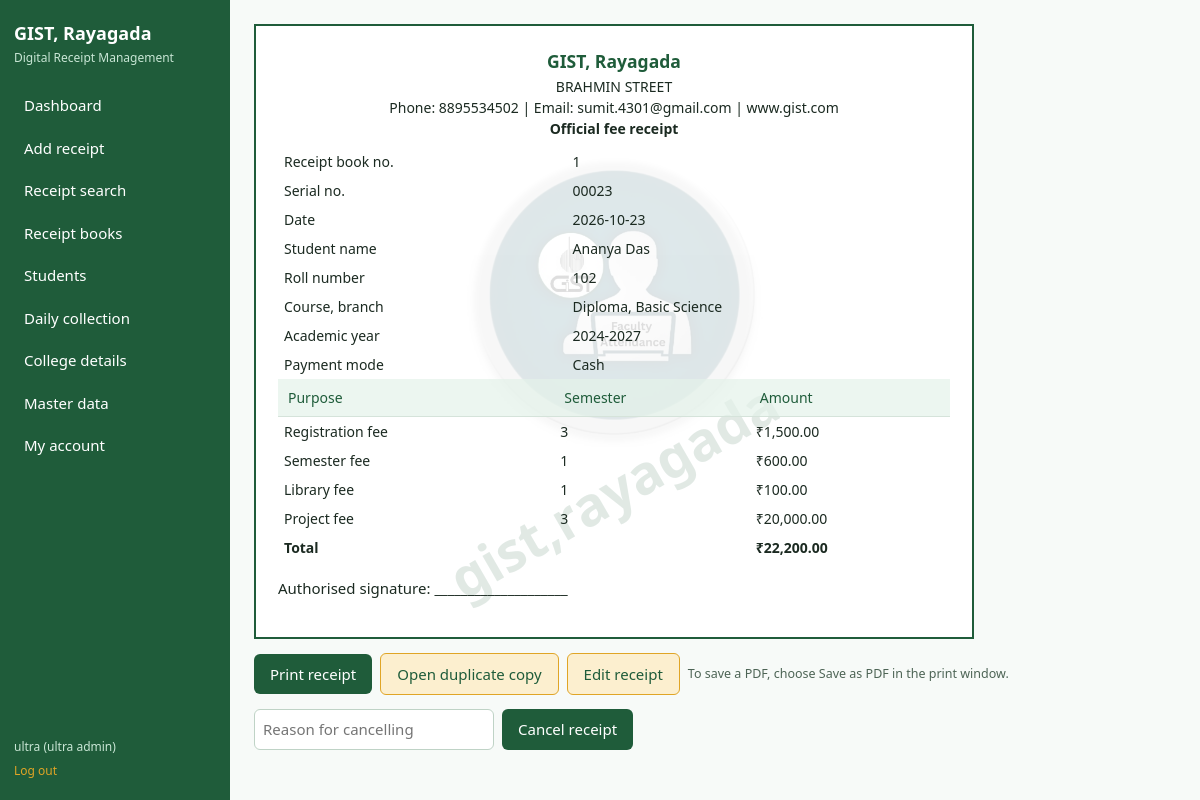
Page /receipts/2 (signed in) on the committed database.
### tables this page shows
CREATE TABLE settings(key TEXT PRIMARY KEY, value TEXT);

CREATE TABLE users(id INTEGER PRIMARY KEY, username TEXT UNIQUE NOT NULL, password_hash TEXT NOT NULL, email TEXT, role TEXT NOT NULL CHECK(role IN ('superadmin','admin','accountant','staff','principal')), active INTEGER NOT NULL DEFAULT 1);

CREATE TABLE receipt_books(id INTEGER PRIMARY KEY, book_no TEXT UNIQUE NOT NULL, serial_from INTEGER NOT NULL, serial_to INTEGER NOT NULL, assigned_to TEXT, issue_date TEXT, status TEXT NOT NULL DEFAULT 'In use');

CREATE TABLE receipts(id INTEGER PRIMARY KEY, book_id INTEGER NOT NULL REFERENCES receipt_books(id), serial_no INTEGER NOT NULL, student_id INTEGER NOT NULL REFERENCES students(id), receipt_date TEXT NOT NULL, entry_ts TEXT NOT NULL, amount REAL NOT NULL CHECK(amount>0), pay_mode TEXT NOT NULL, txn_ref TEXT, remarks TEXT, status TEXT NOT NULL DEFAULT 'Issued', cancel_reason TEXT, entered_by INTEGER NOT NULL REFERENCES users(id), UNIQUE(book_id, serial_no));

CREATE TABLE students(id INTEGER PRIMARY KEY, roll_no TEXT UNIQUE NOT NULL, name TEXT NOT NULL, course TEXT, branch TEXT, acad_session TEXT);

CREATE TABLE receipt_items(id INTEGER PRIMARY KEY, receipt_id INTEGER NOT NULL REFERENCES receipts(id) ON DELETE CASCADE, category_id INTEGER NOT NULL REFERENCES fee_categories(id), semester TEXT, amount REAL NOT NULL CHECK(amount>0));

CREATE TABLE fee_categories(id INTEGER PRIMARY KEY, name TEXT UNIQUE NOT NULL);

### app.py (the view)
@app.route("/receipts/<int:rid>")
@access()
def receipt_view(rid):
    c = db()
    r = c.execute(BASE_SQL + " WHERE r.id=?", (rid,)).fetchone() or abort(404)
    items = c.execute("SELECT k.name, i.semester, i.amount FROM receipt_items i JOIN fee_categories k ON k.id=i.category_id "
                      "WHERE i.receipt_id=? ORDER BY i.id", (rid,)).fetchall()
    return render_template("receipt_view.html", r=r, items=items, copy=request.args.get("copy"))

### app.py (called while the page is built)
def db():
    if "db" not in g:
        g.db = sqlite3.connect(DB)
        g.db.row_factory = sqlite3.Row
        g.db.execute("PRAGMA foreign_keys=ON")
    return g.db

def access(*roles):
    def deco(f):
        @wraps(f)
        def wrapper(*a, **k):
            if "uid" not in session:
                return redirect(url_for("login"))
            if roles and session["role"] != "superadmin" and session["role"] not in roles:
                abort(403)
            return f(*a, **k)
        return wrapper
    return deco

@app.context_processor
def inject():
    c = db()
    return dict(college={r["key"]: r["value"] for r in c.execute("SELECT * FROM settings")},
                qrs=c.execute("SELECT * FROM qr_codes ORDER BY id").fetchall())

### templates/receipt_view.html (shortened to what this page needs)
{% extends "base.html" %}{% block title %}Receipt {{ r.serial_no|serial }}{% endblock %}{% block ph %}{% endblock %}{% block body %}
<div class="slip">{% if college.get('wm_text') or college.get('wm_image') %}<div class="wm">{% if college.get('wm_image') %}<img src="{{ url_for('static', filename='uploads/' + college.wm_image) }}" alt="">{% endif %}{% if college.get('wm_text') %}<span>{{ college.wm_text }}</span>{% endif %}</div>{% endif %}
<h3>{{ college.get('name') or 'GIST, Rayagada' }}</h3>
<div class="subhead">{% if college.get('address') %}<div>{{ college.address }}</div>{% endif %}
{% set contact = [] %}{% if college.get('phone') %}{% set _ = contact.append('Phone: ' ~ college.phone) %}{% endif %}{% if college.get('email') %}{% set _ = contact.append('Email: ' ~ college.email) %}{% endif %}{% if college.get('website') %}{% set _ = contact.append(college.website) %}{% endif %}
{% if contact %}<div>{{ contact|join('  |  ') }}</div>{% endif %}
<strong>Official fee receipt</strong></div>
<table>
<tr><td>Receipt book no.</td><td>{{ r.book_no }}</td></tr><tr><td>Serial no.</td><td>{{ r.serial_no|serial }}</td></tr>
<tr><td>Date</td><td>{{ r.receipt_date }}</td></tr><tr><td>Student name</td><td>{{ r.name }}</td></tr>
<tr><td>Roll number</td><td>{{ r.roll_no }}</td></tr><tr><td>Course, branch</td><td>{{ r.course }}, {{ r.branch }}</td></tr>
<tr><td>Academic year</td><td>{{ r.acad_session }}</td></tr>
<tr><td>Payment mode</td><td>{{ r.pay_mode }}{% if r.txn_ref %} ({{ r.txn_ref }}){% endif %}</td></tr></table>
<table><tr><th>Purpose</th><th>Semester</th><th>Amount</th></tr>{% for i in items %}<tr><td>{{ i.name }}</td><td>{{ i.semester or '-' }}</td><td>{{ i.amount|inr }}</td></tr>{% endfor %}
<tr><td colspan="2"><strong>Total</strong></td><td><strong>{{ r.amount|inr }}</strong></td></tr></table>
<p class="sig">Authorised signature: ____________________</p></div>
<div class="bar noprint"><button onclick="window.print()">Print receipt</button>
<a class="btn alt" href="{{ url_for('receipt_view', rid=r.id, copy=1) }}">Open duplicate copy</a>
{% if session.role == 'superadmin' %}<a class="btn alt" href="{{ url_for('receipt_save', rid=r.id) }}">Edit receipt</a>{% endif %}
<small>To save a PDF, choose Save as PDF in the print window.</small></div>
{% if r.status == 'Cancelled' %}<p class="noprint">Cancelled: {{ r.cancel_reason }}</p>
{% elif has('admin','accountant') %}<form method="post" action="{{ url_for('receipt_cancel', rid=r.id) }}" class="bar noprint"><input name="reason" placeholder="Reason for cancelling" required><button class="danger">Cancel receipt</button></form>{% endif %}
{% endblock %}

### templates/base.html (shortened to what this page needs)
<!doctype html><html lang="en"><head><meta charset="utf-8"><meta name="viewport" content="width=device-width,initial-scale=1">
<title>{% block title %}Dashboard{% endblock %} | Receipts</title><link rel="stylesheet" href="{{ url_for('static', filename='style.css') }}">
</head><body>
{% if session.uid %}
<aside class="side"><h1>{{ college.get('name') or 'GIST, Rayagada' }}</h1><p>Digital Receipt Management</p>
<nav>
<a href="{{ url_for('dashboard') }}">Dashboard</a>
{% if session.role != 'principal' %}<a href="{{ url_for('receipt_save') }}">Add receipt</a>{% endif %}
<a href="{{ url_for('search') }}">Receipt search</a>
{% if has('admin','accountant') %}<a href="{{ url_for('books') }}">Receipt books</a>{% endif %}
{% if session.role != 'principal' %}<a href="{{ url_for('students') }}">Students</a>{% endif %}
<a href="{{ url_for('daily') }}">Daily collection</a>
{% if has('admin') %}<a href="{{ url_for('college_page') }}">College details</a>{% endif %}
{% if has() %}<a href="{{ url_for('master') }}">Master data</a>{% endif %}
<a href="{{ url_for('account') }}">My account</a>
</nav><div class="who">{{ session.user }} ({{ 'ultra admin' if session.role == 'superadmin' else session.role }})<a href="{{ url_for('logout') }}">Log out</a></div></aside>
{% endif %}
<main>
{% block body %}{% endblock %}
</main><script src="{{ url_for('static', filename='app.js') }}"></script></body></html>

### static/style.css (style rules this page uses)
:root { --forest:#1F5C3A;--forest-d:#174a2e;--mint:#E4F3EA;--mint-d:#C9E6D5;--amber-l:#FCEFCF;--amber:#E0A526;--bg:#F7FAF8;--ink:#1B2A21;--red:#B3402F;--line:#D5E3DA }
* { box-sizing:border-box }
body { margin:0;display:flex;min-height:100vh;background:var(--bg);color:var(--ink);font:15px/1.5 "Segoe UI",system-ui,sans-serif }
.side { width:230px;background:var(--forest);color:#fff;padding:20px 14px;display:flex;flex-direction:column;flex-shrink:0 }
.side h1 { font-size:18px;margin:0 }
.side p { margin:2px 0 18px;font-size:12px;color:var(--mint-d) }
.side nav { display:flex;flex-direction:column;gap:2px;flex:1 }
.side a { color:#fff;text-decoration:none;padding:9px 10px;border-radius:6px }
.who { font-size:12px;color:var(--mint-d) }
.who a { display:block;padding:6px 0 0;color:var(--amber) }
main { flex:1;padding:24px;max-width:1100px;min-width:0 }
input,select,textarea { padding:8px;border:1px solid #BFD3C6;border-radius:6px;font:inherit;background:#fff }
button,.btn { background:var(--forest);color:#fff;border:0;border-radius:6px;padding:9px 16px;font:inherit;cursor:pointer;text-decoration:none;display:inline-block }
.btn.alt { background:var(--amber-l);color:var(--forest);border:1px solid var(--amber) }
table { width:100%;border-collapse:collapse;background:#fff;border:1px solid var(--line) }
th { background:var(--forest);color:#fff;text-align:left;font-weight:500 }
th,td { padding:8px 10px;border-bottom:1px solid var(--line);font-size:14px }
.slip { max-width:720px;border:2px solid var(--forest);padding:22px;background:#fff }
.slip h3 { text-align:center;margin:0;color:var(--forest) }
.slip table { border:0 }
.slip td { border:0;padding:4px 6px }
.bar { display:flex;gap:8px;margin:14px 0;flex-wrap:wrap;align-items:center }
small { color:#4d6455 }
.slip th { background:var(--mint);color:var(--forest) }
h3 { color:var(--forest) }
.slip { position:relative;overflow:hidden }
.slip>* { position:relative;z-index:1 }
.slip>.wm { position:absolute;inset:0;z-index:0;display:flex;flex-direction:column;align-items:center;justify-content:center;gap:14px;pointer-events:none;opacity:.13 }
.wm img { max-width:60%;max-height:50% }
.wm span { font-size:54px;font-weight:700;color:var(--forest);transform:rotate(-30deg);text-align:center;line-height:1.1;max-width:90% }
.slip table { background:transparent }
.slip th { background:rgba(228,243,234,.7) }
.subhead { text-align:center;margin:2px 0 8px;font-size:14px }

### rows in the picture
settings: value "GIST, Rayagada"
users: user "ultra"
settings: value (picture)
settings: wm_text "gist,rayagada"
settings: address "BRAHMIN STREET"
receipt_books: book_no "1"
receipts: serial_no|serial "00023", receipt_date "2026-10-23", pay_mode "Cash", amount|inr "₹22,200.00"
students: name "Ananya Das", roll_no "102", course "Diploma", branch "Basic Science", acad_session "2024-2027"
receipt_items: name "Registration fee", semester "3", amount|inr "₹1,500.00"
receipt_items: name "Semester fee", semester "1", amount|inr "₹600.00"
receipt_items: name "Library fee", semester "1", amount|inr "₹100.00"
receipt_items: name "Project fee", semester "3", amount|inr "₹20,000.00"

### other values in the picture
{{ 'ultra admin' if session.role == 'superadmin' else session.role }} "ultra admin"
{{ contact|join('  |  ') }} "Phone: 8895534502 | Email: sumit.4301@gmail.com | www.gist.com"
